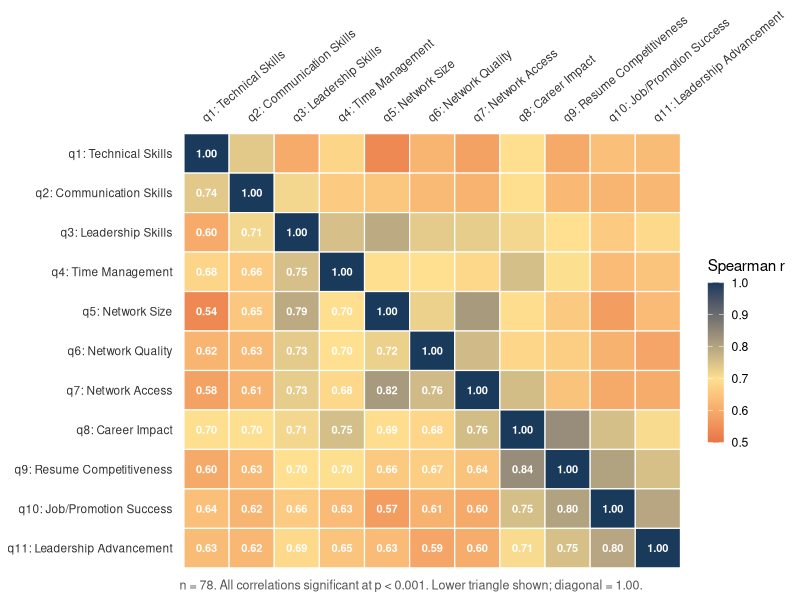
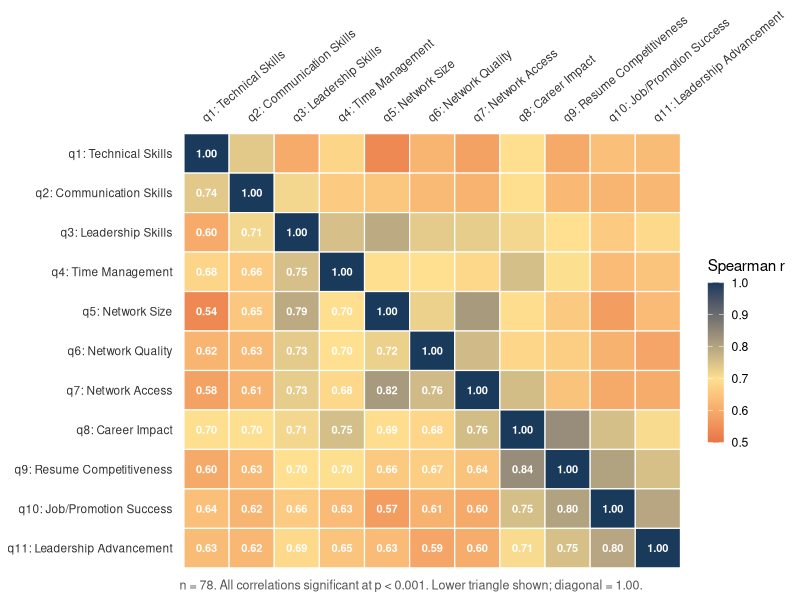
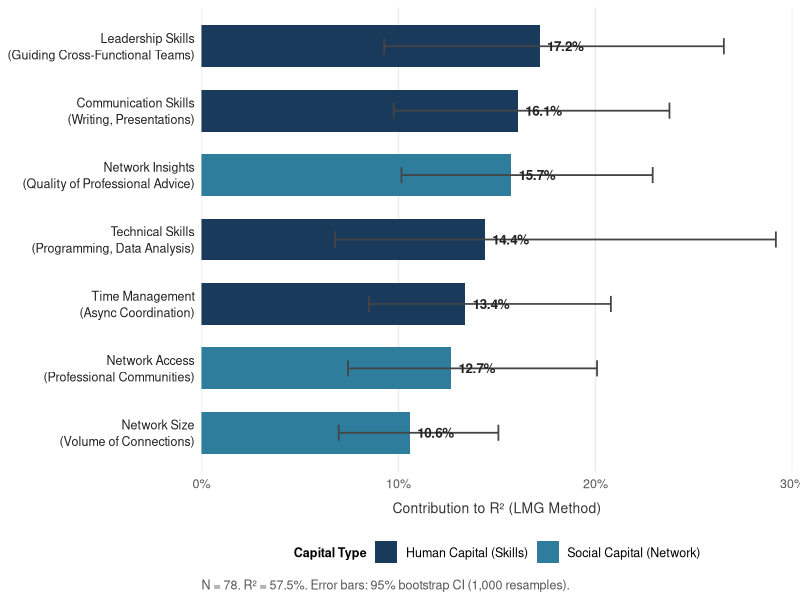
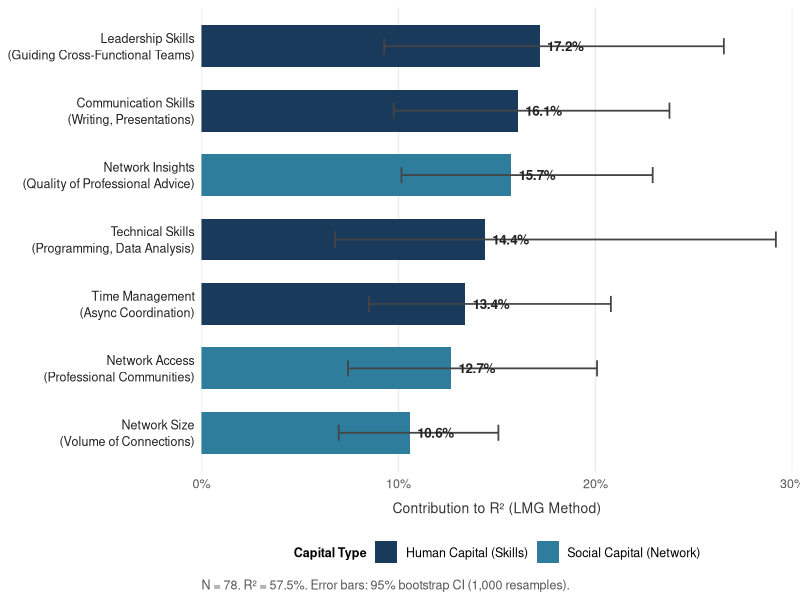
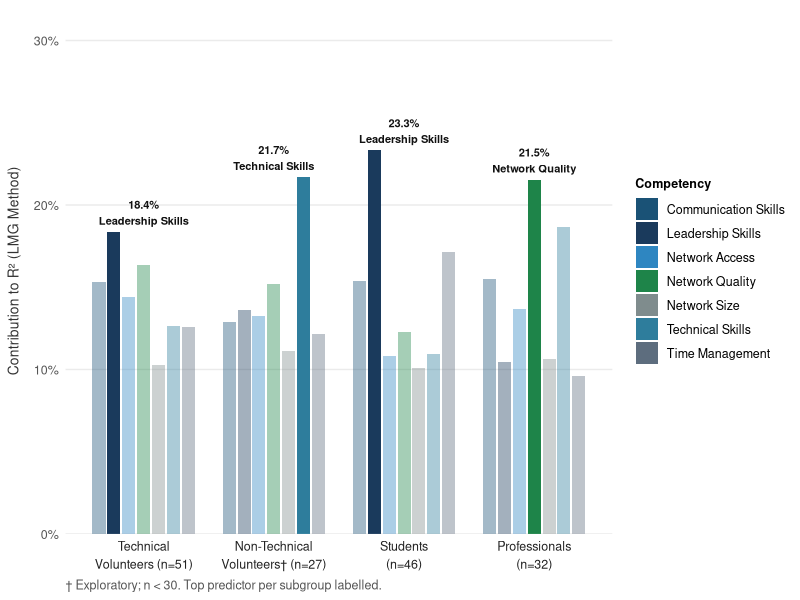
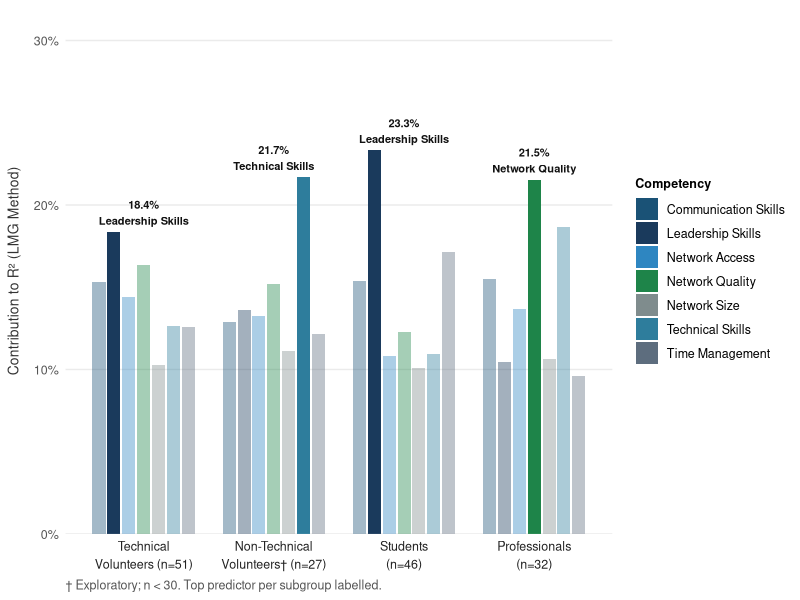

Source code (R) for these figures, in order:
################################################################################
# generate_figures.R
# Generates high-resolution PNG figures for the paper:
#   output/fig1_correlation_matrix.png
#   output/fig2_career_roi_pathway.png
#   output/fig3_subgroup_comparison.png
################################################################################

user_lib <- path.expand("~/R/library")
if (dir.exists(user_lib)) .libPaths(c(user_lib, .libPaths()))

for (pkg in c("ggplot2")) {
  if (!require(pkg, character.only = TRUE, quietly = TRUE))
    stop(sprintf("Missing package '%s'. Run install_dependencies.R first.", pkg))
}

dir.create("output", showWarnings = FALSE)
cat("Generating PNG figures...\n")

ACCENT <- "#1a3a5c"

save_fig <- function(plot_obj, base, width = 9, height = 6, dpi = 300) {
  png_path <- paste0(base, ".png")
  svg_path <- paste0(base, ".svg")
  ggsave(png_path, plot = plot_obj, width = width, height = height,
         dpi = dpi, bg = "white")
  svg(svg_path, width = width, height = height, bg = "white")
  print(plot_obj)
  dev.off()
  cat(sprintf("  Written: %s  +  %s\n", png_path, svg_path))
}

# ════════════════════════════════════════════════════════════════════════════
# FIGURE 1 – Spearman Correlation Matrix
# ════════════════════════════════════════════════════════════════════════════

cat("  Building Figure 1: Correlation matrix...\n")

cor_mat <- read.csv("output/correlation_matrix.csv", row.names = 1,
                    check.names = FALSE)
items <- paste0("q", 1:11)
cor_mat <- cor_mat[items, items]

var_labels <- c(
  q1  = "q1: Technical Skills",
  q2  = "q2: Communication Skills",
  q3  = "q3: Leadership Skills",
  q4  = "q4: Time Management",
  q5  = "q5: Network Size",
  q6  = "q6: Network Quality",
  q7  = "q7: Network Access",
  q8  = "q8: Career Impact",
  q9  = "q9: Resume Competitiveness",
  q10 = "q10: Job/Promotion Success",
  q11 = "q11: Leadership Advancement"
)

cor_long <- data.frame(
  x   = rep(items, each  = length(items)),
  y   = rep(items, times = length(items)),
  val = as.vector(as.matrix(cor_mat)),
  stringsAsFactors = FALSE
)
cor_long$x <- factor(cor_long$x, levels = items)
cor_long$y <- factor(cor_long$y, levels = rev(items))
cor_long$label <- sprintf("%.2f", cor_long$val)

# Lower triangle + diagonal only
cor_long$show <- as.integer(cor_long$x) <= (length(items) + 1L - as.integer(cor_long$y))

fig1 <- ggplot(cor_long, aes(x = x, y = y, fill = val)) +
  geom_tile(color = "white", linewidth = 0.4) +
  geom_text(data = subset(cor_long, show),
            aes(label = label),
            size = 2.8, color = "white", fontface = "bold") +
  scale_fill_gradient2(
    low = "#d73027", mid = "#fee090", high = ACCENT,
    midpoint = 0.7, limits = c(0.5, 1),
    name = "Spearman r",
    guide = guide_colorbar(barwidth = 0.8, barheight = 8, title.vjust = 1)
  ) +
  scale_x_discrete(labels = var_labels, position = "top") +
  scale_y_discrete(labels = var_labels) +
  labs(x = NULL, y = NULL,
       caption = "n = 78. All correlations significant at p < 0.001. Lower triangle shown; diagonal = 1.00.") +
  theme_minimal(base_size = 11) +
  theme(
    axis.text.x    = element_text(angle = 40, hjust = 0, size = 8.5, color = "#333"),
    axis.text.y    = element_text(size = 8.5, color = "#333"),
    panel.grid     = element_blank(),
    legend.position = "right",
    plot.caption   = element_text(size = 9, color = "#555", hjust = 0),
    plot.background = element_rect(fill = "white", color = NA)
  )

save_fig(fig1, "output/fig1_correlation_matrix", width = 9, height = 7)

# ════════════════════════════════════════════════════════════════════════════
# FIGURE 2 – Career ROI Pathway (LMG horizontal bar chart)
# ════════════════════════════════════════════════════════════════════════════

cat("  Building Figure 2: Career ROI pathway...\n")

lmg <- read.csv("output/relative_importance_results.csv", stringsAsFactors = FALSE)
lmg <- lmg[order(lmg$lmg_pct), ]   # ascending → top predictor at top after coord_flip

label_full <- c(
  q1 = "Technical Skills\n(Programming, Data Analysis)",
  q2 = "Communication Skills\n(Writing, Presentations)",
  q3 = "Leadership Skills\n(Guiding Cross-Functional Teams)",
  q4 = "Time Management\n(Async Coordination)",
  q5 = "Network Size\n(Volume of Connections)",
  q6 = "Network Insights\n(Quality of Professional Advice)",
  q7 = "Network Access\n(Professional Communities)"
)
lmg$label_full <- label_full[lmg$variable]
lmg$category   <- ifelse(lmg$variable %in% c("q5","q6","q7"),
                          "Social Capital (Network)", "Human Capital (Skills)")
lmg$variable   <- factor(lmg$variable, levels = lmg$variable)

cat_colors <- c("Human Capital (Skills)" = ACCENT, "Social Capital (Network)" = "#2e7d9c")

fig2 <- ggplot(lmg, aes(x = variable, y = lmg_pct, fill = category)) +
  geom_col(width = 0.65) +
  geom_errorbar(aes(ymin = ci_lower, ymax = ci_upper),
                width = 0.25, linewidth = 0.6, color = "#444") +
  geom_text(aes(label = sprintf("%.1f%%", lmg_pct)),
            hjust = -0.2, size = 3.4, fontface = "bold", color = "#222") +
  scale_x_discrete(labels = setNames(lmg$label_full, as.character(lmg$variable))) +
  scale_y_continuous(limits = c(0, 30),
                     labels = function(x) paste0(x, "%"),
                     expand = c(0, 0)) +
  scale_fill_manual(values = cat_colors, name = "Capital Type") +
  coord_flip() +
  labs(x = NULL,
       y = "Contribution to R\u00b2 (LMG Method)",
       caption = "N = 78. R\u00b2 = 57.5%. Error bars: 95% bootstrap CI (1,000 resamples).") +
  theme_minimal(base_size = 11) +
  theme(
    axis.text.y        = element_text(size = 9, lineheight = 1.1, color = "#222"),
    axis.text.x        = element_text(size = 9, color = "#555"),
    axis.title.x       = element_text(size = 10, color = "#333", margin = margin(t = 8)),
    panel.grid.major.y = element_blank(),
    panel.grid.minor   = element_blank(),
    legend.position    = "bottom",
    legend.title       = element_text(size = 9, face = "bold"),
    legend.text        = element_text(size = 9),
    plot.caption       = element_text(size = 9, color = "#555", hjust = 0),
    plot.background    = element_rect(fill = "white", color = NA)
  )

save_fig(fig2, "output/fig2_career_roi_pathway", width = 9, height = 5.5)

# ════════════════════════════════════════════════════════════════════════════
# FIGURE 3 – Subgroup Top Predictors Comparison
# ════════════════════════════════════════════════════════════════════════════

cat("  Building Figure 3: Subgroup comparison...\n")

sub <- read.csv("output/subgroup_analysis_results.csv", stringsAsFactors = FALSE)
sub <- sub[sub$group %in% c("Role: Tech","Role: Non-Tech","Stage: Student","Stage: Professional"), ]

group_labels <- c(
  "Role: Tech"          = "Technical\nVolunteers (n=51)",
  "Role: Non-Tech"      = "Non-Technical\nVolunteers\u2020 (n=27)",
  "Stage: Student"      = "Students\n(n=46)",
  "Stage: Professional" = "Professionals\n(n=32)"
)
sub$group_label <- factor(group_labels[sub$group], levels = group_labels)

item_labels <- c(q1="Technical Skills", q2="Communication Skills", q3="Leadership Skills",
                 q4="Time Management",  q5="Network Size",         q6="Network Quality",
                 q7="Network Access")
sub$item_label <- item_labels[sub$variable]

top_per_group <- do.call(rbind, lapply(unique(sub$group), function(g) {
  rows <- sub[sub$group == g, ]
  rows[which.max(rows$contribution_pct), ]
}))
sub$is_top <- paste(sub$group, sub$variable) %in%
              paste(top_per_group$group, top_per_group$variable)

item_colors <- c(
  "Technical Skills"    = "#2e7d9c",
  "Communication Skills"= "#1a5276",
  "Leadership Skills"   = ACCENT,
  "Time Management"     = "#5d6d7e",
  "Network Size"        = "#7f8c8d",
  "Network Quality"     = "#1e8449",
  "Network Access"      = "#2e86c1"
)

fig3 <- ggplot(sub, aes(x = group_label, y = contribution_pct,
                         fill = item_label, alpha = is_top)) +
  geom_col(position = position_dodge(width = 0.8), width = 0.7) +
  geom_text(
    data = top_per_group,
    aes(x = group_labels[group], y = contribution_pct,
        label = sprintf("%.1f%%\n%s", contribution_pct, item_labels[variable])),
    position = position_dodge(width = 0.8),
    vjust = -0.3, size = 2.8, fontface = "bold", color = "#111",
    inherit.aes = FALSE
  ) +
  scale_fill_manual(values = item_colors, name = "Competency") +
  scale_alpha_manual(values = c(`TRUE` = 1, `FALSE` = 0.4), guide = "none") +
  scale_y_continuous(labels = function(x) paste0(x, "%"),
                     limits = c(0, 32), expand = c(0, 0)) +
  labs(x = NULL,
       y = "Contribution to R\u00b2 (LMG Method)",
       caption = "\u2020 Exploratory; n < 30. Top predictor per subgroup labelled.") +
  theme_minimal(base_size = 11) +
  theme(
    axis.text.x        = element_text(size = 9, lineheight = 1.2, color = "#222"),
    axis.text.y        = element_text(size = 9, color = "#555"),
    axis.title.y       = element_text(size = 10, color = "#333", margin = margin(r = 8)),
    panel.grid.major.x = element_blank(),
    panel.grid.minor   = element_blank(),
    legend.position    = "right",
    legend.title       = element_text(size = 9, face = "bold"),
    legend.text        = element_text(size = 9),
    plot.caption       = element_text(size = 9, color = "#555", hjust = 0),
    plot.background    = element_rect(fill = "white", color = NA)
  )

save_fig(fig3, "output/fig3_subgroup_comparison", width = 10, height = 6)

cat(sprintf("\nDone. 3 PNG figures written to output/\n"))
